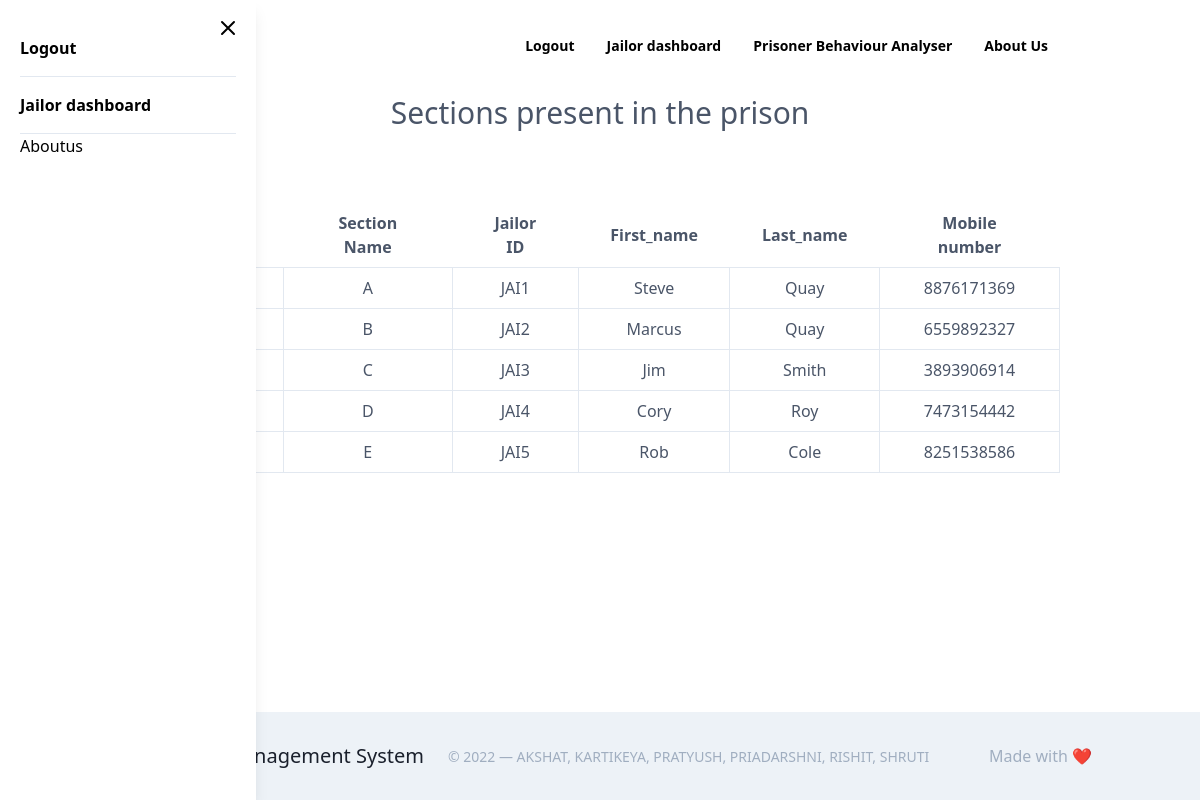
Page /section_view.php (signed in) on the committed database.
### tables this page shows
CREATE TABLE Section (
	Section_id int(3) AUTO_INCREMENT not null PRIMARY KEY,
    Section_name varchar(25) not null,
    Jailor_id int(11) not null
);

CREATE TABLE Jailor(
	Jailor_id int(11) not null AUTO_INCREMENT PRIMARY KEY,
    Jailor_uname tinytext not null,
    Jailor_pwd longtext not null,
    First_name varchar(25) not null,
    Last_name varchar(25) not null
);

CREATE TABLE Jailor_phone(
	Jailor_phone varchar(10) not null,
    Jailor_id int(11) not null
);

### section_view.php (the view, shortened to what this page needs)
<?php
    require 'header.php';
    $sql="SELECT S.Section_id ,S.Section_name,S.Jailor_id ,J.First_name, J.Last_name,JP.Jailor_phone FROM Section AS S INNER JOIN Jailor AS J ON J.Jailor_id=S.Jailor_id INNER JOIN Jailor_phone AS JP ON J.Jailor_id=JP.Jailor_id";
    $result=mysqli_query($conn,$sql);
    $resultCheck=mysqli_num_rows($result);
    if($resultCheck  > 0){?>
  <section class="text-gray-700 body-font relative">
  <h1 class="text-3xl text-center">
            Sections present in the prison
        </h1>
    <div class="container text-center px-5 my-5 mx-auto">
        <div class="flex items-center justify-center bg-gray-50 pt-12 pb-56 px-4 sm:px-6 lg:px-8">
        <table class="table-fixed">
            <thead>
              <tr>
                <th class="w-1/7 px-8 py-2">Section ID</th>
                <th class="w-1/7 px-8 py-2">Section Name</th>
                <th class="w-1/7 px-8 py-2">Jailor ID</th>
                <th class="w-1/7 px-8 py-2">First_name</th>
                <th class="w-1/7 px-8 py-2">Last_name</th>
                <th class="w-1/7 px-8 py-2">Mobile number</th>
              </tr>
            </thead>
            <tbody>
        <?php
         while($row=mysqli_fetch_assoc($result)){ ?>
              <tr>
                <td class="border px-4 py-2"><?php echo"SEC".$row['Section_id']."<br>";?></td>
                <td class="border px-4 py-2"><?php echo$row['Section_name']."<br>";?></td>
                <td class="border px-4 py-2"><?php echo"JAI".$row['Jailor_id']."<br>";?></td>
                <td class="border px-4 py-2"><?php echo$row['First_name']."<br>";?></td>
                <td class="border px-4 py-2"><?php echo$row['Last_name']."<br>";?></td>
                <td class="border px-4 py-2"><?php echo$row['Jailor_phone']."<br>";?></td>
              </tr>
        <?php }?>
        </tbody>
        </table>
    <?php }
   ?>
    </div>
  </div>
</section>
<?php
 require'footer.php';
 ?>

### header.php (shortened to what this page needs)
<!DOCTYPE html>
<html lang="en">
<head>
    <link
    href="https://unpkg.com/tailwindcss@^1.0/dist/tailwind.min.css"
    rel="stylesheet"
    />
</head>
<body class="antialiased" x-data="{ isOpen : false}">
    <header class="header my-8">
        <div class="container px-4 sm:px-8 lg:px-16 xl:px-20 mx-auto">
                <div class="header-wrapper flex items-center justify-between">
                    <div  class=" header-logo  flex items-center sm:flex-row flex-col">
                   <h1 class="font-semibold text-black leading-relaxed">
                   <a href="aboutus.php">PMS</a></h1>
                    </div>
                    <navbar class="navbar hidden md:block">
                        <ul class="flex space-x-8 text-sm font-semibold">
                            <?php
                                if(isset($_SESSION['userUidOfficer'])){
                                      echo'<li><a href="includes/logout.inc.php?logout=officer" class="hover:text-indigo-500">Logout</a></li>
                                      <li><a href="./officer-dashboard.php" class="hover:text-indigo-500">Officer dashboard</a></li>
                                      <li><a href=https://prisoner-behaviour.herokuapp.com class="hover:text-indigo-500">Prisoner Behaviour Analyser</a></li>
                                    <li><a href="./aboutus.php" class="hover:text-indigo-500">About Us</a></li>';
                                }else if(isset($_SESSION['userUidJailor'])){
                                    echo'<li><a href="includes/logout.inc.php?logout=jailor" class="hover:text-indigo-500">Logout</a></li>
                                         <li><a href="./jailor-dashboard.php" class="hover:text-indigo-500">Jailor dashboard</a></li>
                                         <li><a href=https://prisoner-behaviour.herokuapp.com class="hover:text-indigo-500">Prisoner Behaviour Analyser</a></li>
                                         <li><a href="./aboutus.php" class="hover:text-indigo-500">About Us</a></li>';
                                }else{
                                    echo'<li><a href="./aboutus.php" class="hover:text-indigo-500">About Us</a></li>';
                                    echo'<li><a href="./signin-officer.php" class="hover:text-indigo-500">Officer Login</a></li>';
                                    echo'<li><a href="./signin-jailor.php" class="hover:text-indigo-500">Jailor Login</a></li>';
                                }
                            ?>
                        </ul>
                    </navbar>
                </div>
        </div>
    </header>
    <div class="mobile-navbar">
        <div class="navbar-wrapper fixed top-0 left-0 h-full bg-white z-30 w-64 shadow-lg p-5"
            x-show="isOpen"
            @click.away=" isOpen = false"
            x-transition:enter="transition duration-300 -ml-64"
            x-transition:enter-start=""
            x-transition:enter-end="transform translate-x-64"
            x-transition:leave="transition duration-300"
            x-transition:enter-start=""
            x-transition:leave-end="transform -translate-x-64">
            <div class="close">
                <button class="absolute top-0 right-0 mt-4 mr-4" @click=" isOpen = false">
                    <svg
                        class="w-6 h-6"
                        fill="none" stroke-linecap="round"
                        stroke-linejoin="round" stroke-width="2"
                        viewBox="0 0 24 24" stroke="currentColor">
                        <path d="M6 18L18 6M6 6l12 12"></path>
                </svg>
                </button>
            </div>
            <ul class="divide-y">
            <?php
                                if(isset($_SESSION['userUidOfficer'])){
                                      echo'<li><a class="my-4 inline-block active font-bold" href="includes/logout.inc.php?logout=officer" class="hover:text-indigo-500">Logout</a></li>
                                      <li><a class="my-4 inline-block active font-bold" href="./officer-dashboard.php" class="hover:text-indigo-500">Officer dasboard</a></li>
                                    <li><a class="my-4 inline-block active font-bold" href="#" class="hover:text-indigo-500">Aboutus</a></li>';
                                }else if(isset($_SESSION['userUidJailor'])){
                                    echo'<li><a class="my-4 inline-block active font-bold" href="includes/logout.inc.php?logout=jailor" class="hover:text-indigo-500">Logout</a></li>
                                    <li><a class="my-4 inline-block active font-bold" href="./jailor-dashboard.php" class="hover:text-indigo-500">Jailor dashboard</a></li>
                                  <li><a href="./aboutus.php" class="hover:text-indigo-500">Aboutus</a></li>';
                                }
                            ?>
            </ul>
        </div>
    </div>

### footer.php (shortened to what this page needs)
<footer class="text-gray-700 body-font" style=" position:fixed; left: 0; bottom: 0;width: 100%; text-align: center;">
    <div class="bg-gray-200">
      <div
        class="container px-5 py-6 mx-auto flex items-center sm:flex-row flex-col"
      >
      <a
          class="flex title-font font-medium items-center md:justify-start justify-center text-gray-900"
        >
          <span class="ml-3 text-xl">Prison Management System</span>
        </a>
        <p class="text-sm text-gray-500 sm:ml-6 sm:mt-0 mt-4">
          © 2022 — AKSHAT, KARTIKEYA, PRATYUSH, PRIADARSHNI, RISHIT, SHRUTI
        </p>
        <span
          class="inline-flex sm:ml-auto sm:mt-0 mt-4 justify-center sm:justify-start"
        >
          <a class="text-gray-500"> Made with ❤️ </a>
        </span>
      </div>
    </div>
  </footer>
</body>

### rows in the picture
section: Section_name "A", Jailor "1", Jailor.First_name "Steve", Jailor.Last_name "Quay", jailor_phone.Jailor_phone "8876171369"
section: Section_name "B", Jailor "2", Jailor.First_name "Marcus", Jailor.Last_name "Quay", jailor_phone.Jailor_phone "6559892327"
section: Section_name "C", Jailor "3", Jailor.First_name "Jim", Jailor.Last_name "Smith", jailor_phone.Jailor_phone "3893906914"
section: Section_name "D", Jailor "4", Jailor.First_name "Cory", Jailor.Last_name "Roy", jailor_phone.Jailor_phone "7473154442"
section: Section_name "E", Jailor "5", Jailor.First_name "Rob", Jailor.Last_name "Cole", jailor_phone.Jailor_phone "8251538586"
